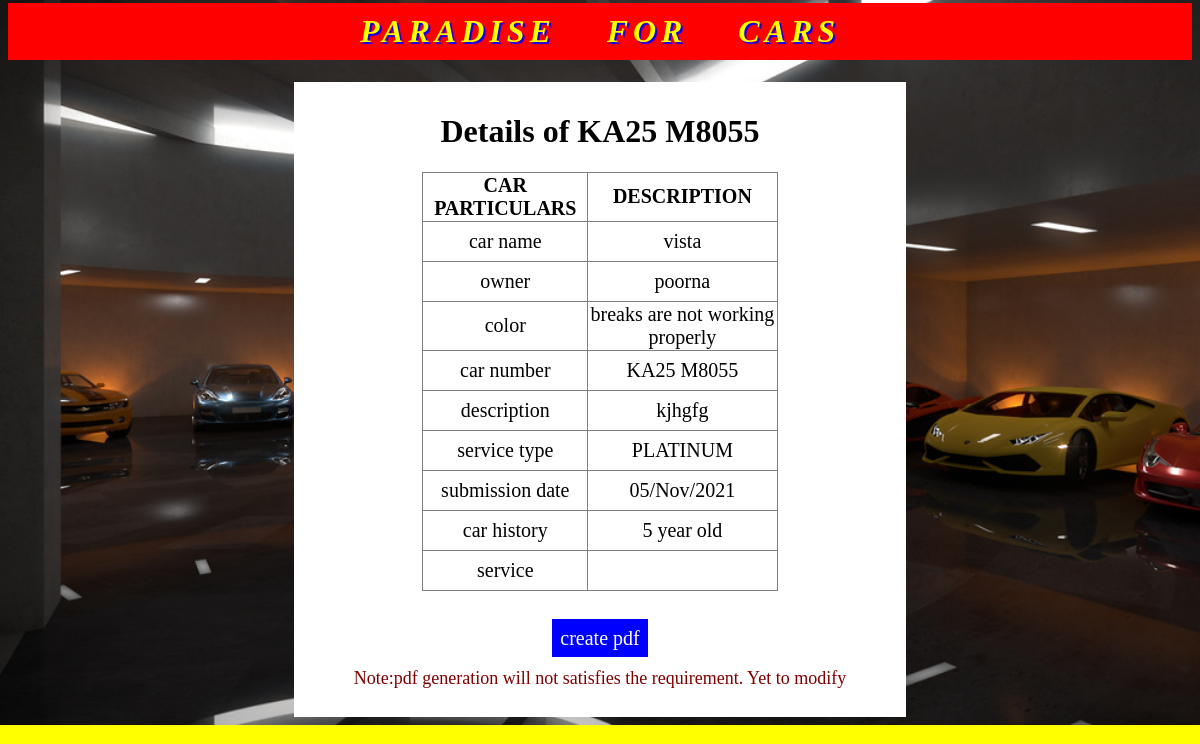
Page /10/ on the committed database.
### car/models.py (models this page shows, shortened)
class carmodel(models.Model):
    SEVICECHOICES = [('PLATINUM','PLATINUM'),('GOLD','GOLD')]
    SERVICE = [('Full-vehicle inspection and correction of any issues','Full-vehicle inspection and correction of any issues'),
               ('Repack wheel bearings','Repack wheel bearings'),('Suspension check','Suspension check'),('Windscreen wiper replacement','Windscreen wiper replacement'),
               ('Wheel alignment','Wheel alignment'),('Transmission service','Transmission service'),('Coolant flush','Coolant flush'),('Brake fluid and brakes check','Brake fluid and brakes check'),
               ('Air-conditioner filter check','Air-conditioner filter check'),('Spark plug replacement','Spark plug replacement'),('Lights check','Lights check'),
               ('Engine check','Engine check')]
    car_model = models.CharField(max_length=100)
    car_owner = models.CharField(max_length=100)
    car_color = models.CharField(max_length=100)
    car_number = models.CharField(max_length=30)
    description = models.TextField()
    service_type = models.CharField(choices=SEVICECHOICES,blank=True, max_length=8)
    submission_date = models.DateTimeField()
    year_old = models.IntegerField(null=True)
    servicing = models.CharField(choices=SERVICE, blank=True, max_length=100)
    class Meta:
        verbose_name = 'carmodel'
        verbose_name_plural = 'carmodel'

### car/views.py (the view)
# urls.py: re_path('^(?P<pk>\d+)/$',views.cardetail.as_view()),
class cardetail(DetailView):
    model = carmodel

### templates/car/carmodel_detail.html (shortened to what this page needs)
<!DOCTYPE html>
{%extends 'car/base.html'%}
{%load static%}
{%block child%}
<div class="detail">
    {%if carmodel%}
  <h1>Details of {{carmodel.car_number}}</h1>
    <table border="1">
        <thead>
        <th>CAR PARTICULARS</th>
        <th>DESCRIPTION</th>
        </thead>
        <tr>
            <td>car name</td>
            <td>{{carmodel.car_model}}</td>
        </tr>
        <tr>
            <td>owner</td>
            <td>{{carmodel.car_owner}}</td>
        </tr>
        <tr>
            <td>color</td>
            <td>{{carmodel.car_color}}</td>
        </tr>
        <tr>
            <td>car number</td>
            <td>{{carmodel.car_number}}</td>
        </tr>
        <tr>
            <td>description</td>
            <td>{{carmodel.description}}</td>
        </tr>
        <tr>
            <td>service type</td>
            <td>{{carmodel.service_type}}</td>
        </tr>
        <tr>
            <td>submission date</td>
            <td>{{carmodel.submission_date|date:'d/M/Y'}}</td>
        </tr>
        <tr>
            <td>car history</td>
            <td>{{carmodel.year_old}} year old</td>
        </tr>
        <tr>
            <td>service</td>
            <td>{{carmodel.servicing}}</td>
        </tr>
    </table>
{%endif%}
   <br><br> <a href="pdf" class="pdf">create pdf</a>
    <div class="note"><p>Note:pdf generation will not satisfies the requirement. Yet to modify</p></div>
</div>
{%endblock%}

### static/car/css/car.css (style rules this page uses)
body { background:yellow; }
.detail { text-align:center; background:white; width:50%; margin:auto; padding:10px; }
.detail table { margin-left: auto; margin-right: auto; border-collapse: collapse; width:60%; }
.detail table th, .detail table tr { height:40px; font-size:20px; }
.pdf { border:2px solid blue; margin-top:10px; text-decoration:none; background:blue; color:white; padding:6px; font-size:20px; }
.note { color:maroon; font-size:18px; }

### templates/car/base.html (style rules this page uses)
body { background-image:url("/static/car/images/background.jpg"); background-repeat:no-repeat; background-size:cover; background-attachment:scroll; }

### rows in the picture
carmodel: car_number "KA25 M8055", car_model "vista", car_owner "poorna", car_color "breaks are not working properly", description "kjhgfg", service_type "PLATINUM", submission_date "05/Nov/2021", year_old "5"
